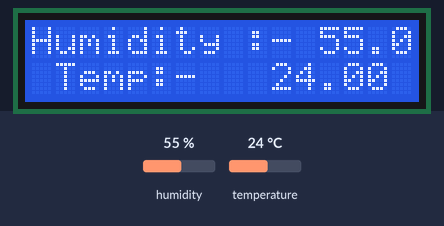
A sketch run on a simulated Arduino Uno, built with avr-gcc and run on an emulated ATmega328P. Shown: 16×2 character LCD. The inputs (shaded band) are chosen by the test bench; at power-on: humidity 55 %, temperature 24 °C.

Above: at 2.7 s.
2.8 s: humidity set to 22 %
At 7.6 s:
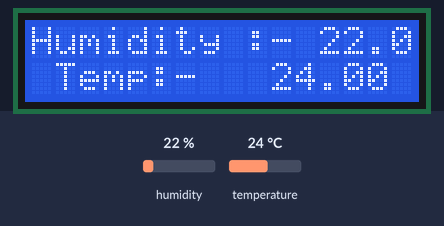
9.2 s: temperature set to 12 °C
At 12.8 s:
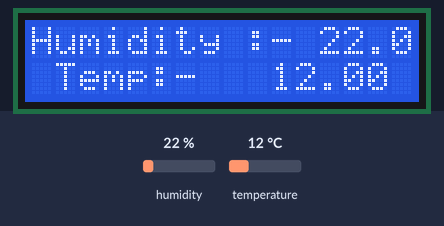
15.6 s: humidity set to 40 %
At 17.9 s:
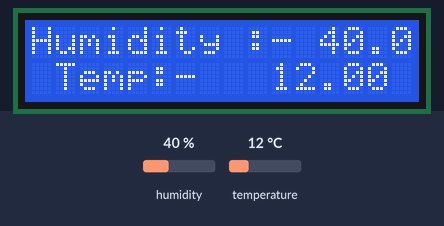
22.0 s: temperature set to 19 °C
At 23.0 s:
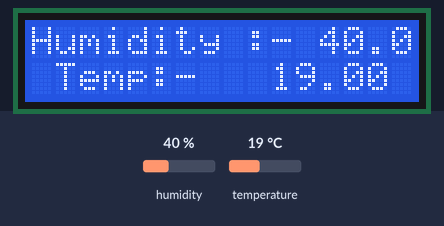
Timing chart, 0 to 25.0 s (numbered marks = the images above; inputs shaded):
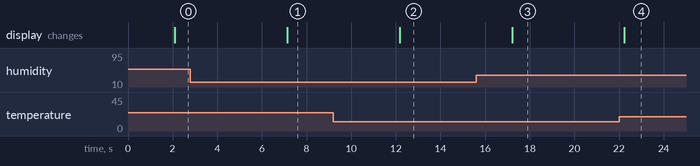

The sketch:

water_level_conrol_system.ino
```cpp
#include <LiquidCrystal_I2C.h>
#include <Wire.h>
#include <DHT.h>;

LiquidCrystal_I2C lcd(0x27, 16, 2);

#define DHTPIN 7     // what pin we're connected to
#define DHTTYPE DHT22   // DHT 22  (AM2302)
DHT dht(DHTPIN, DHTTYPE);
int chk;
float hum;  //Stores humidity value
float temp; //Stores temperature value


void setup() {
  dht.begin();
  // Initialize lcd screen
  lcd.init();
  // Turn on the backlight
  lcd.backlight();
}
void humidity()
{
    delay(2000);
    //Read data and store it to variables hum and temp
    hum = dht.readHumidity();
    temp= dht.readTemperature();

    //Print temp and humidity values to serial monitor
    lcd.setCursor(0,0);
    lcd.print("Humidity :-");
    lcd.setCursor(12,0);
    lcd.print(hum);


    lcd.setCursor(0,1);
    lcd.print(" Temp:- ");
    lcd.setCursor(10,1);
    lcd.print(temp);

    delay(3000); //Delay 3 sec.
}


void loop() {
  humidity();
}
```

Measured:
- after the input at 2.8 s, the display: changes after 4.3 s (image 1)
- after the input at 9.2 s, the display: changes after 3.0 s (image 2)
- after the input at 15.6 s, the display: changes after 1.6 s (image 3)
- after the input at 22.0 s, the display: changes after 0.24 s (image 4)
